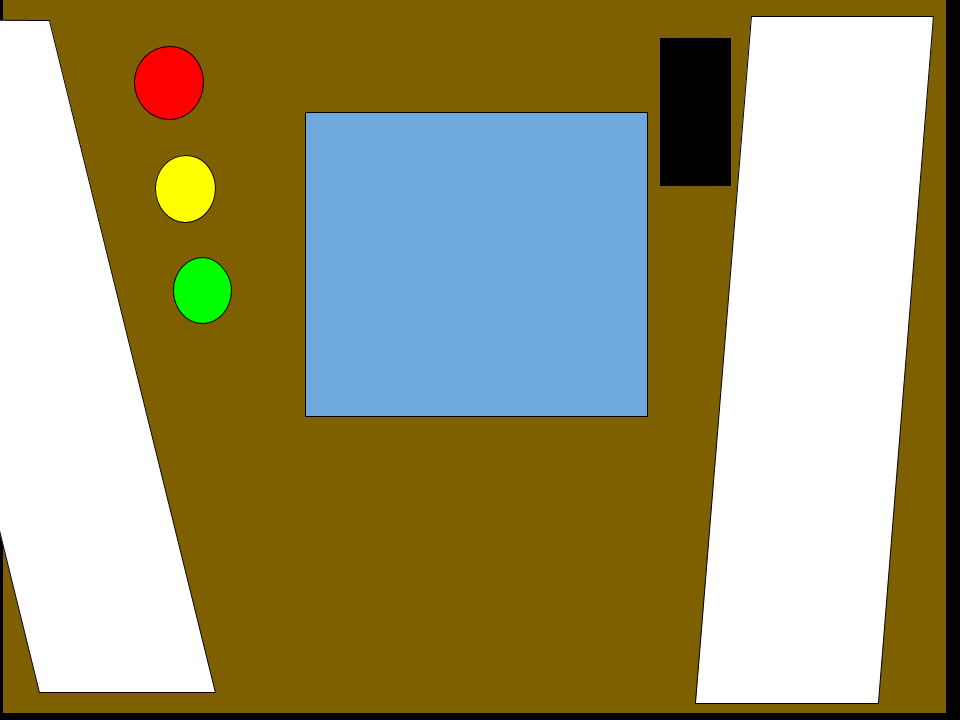
#> input picture Analise_Camera/Detection/teste.png, 960 x 720 px, given in place of the camera
$ python teste.py   (older library calls are emulated)
#> lines starting #> are read from the running program, lines starting #| are printed output that depends on the picture; after the words box and inside, x2 and y2 are one past the last pixel; in counts of white or black regions, pixels touching at a corner belong together
### Analise_Camera/Detection/util.py
#encoding: utf-8
"""
    Módulo contendo funções usadas para auxiliar desenvolvimento do projeto
"""
import cv2 as cv
import numpy as np
from config import *


# [9 lines left out: function detectaHSV, not called in this run]

def contaPixelsDetectados(img):
    """conta quantos pixels brancos estao na máscara enviada"""
    return np.sum(img == 255)

def desvioDoCarro(img):
    """Recebe uma imagem binarizada da detecção da calçada e retorna um valor para ser usado como referencia de quanto o carro tem que virar para continuar na pista
    Valores positivos indicam mais pixels detectados à esquerda da imagem
    """
    roiD = ROI_Direito(img)
    roiE = ROI_Esquerdo(img)
    qtdeD = contaPixelsDetectados(roiD)
    qtdeE = contaPixelsDetectados(roiE)
    return fatorDesvio*(qtdeE - qtdeD)

# [7 lines left out: function haObstaculoNaPista, not called in this run]

def ROIporPorcentagem(img,y1,y2,x1,x2):
    """Recebe intervalos dados em porcentagens da ROI desejada e retorna a ROI
    Por exemplo a metade superior da imagem seria (img,0,50,0,100)
"""
    yMax, xMax = img.shape[0:2]
    return img[(yMax*y1)//100:(yMax*y2)//100,(xMax*x1)//100:(xMax*x2)//100]

# [4 lines left out: function pixelPorPorcentagem, not called in this run]

def ROI_Direito(img):
    """faz uma ROI com o lado direito da imagem"""
    return ROIporPorcentagem(img,0,100,50,100)

def ROI_Esquerdo(img):
    """faz uma ROI com o lado esquerdo da imagem"""
    return ROIporPorcentagem(img,0,100,0,50)

# [115 lines left out: functions limiarOtimoCanal, limiarOtimoCanalPixel, calibraHSV, imagemVazia, numeroDePixelsEmContorno, mostraImg and 4 more, not called in this run]

### Analise_Camera/Detection/controleCarro.py
from gpiozero import PWMOutputDevice
from gpiozero import DigitalOutputDevice
from time import sleep

#Definicao de pinos
PIN_ESQUERDA = 19	# motor da esquerda
PIN_DIREITA = 6	# motor da direita

# Inicializacao
motorEsquerda = PWMOutputDevice(PIN_ESQUERDA, True, 0, 1000)

motorDireita = PWMOutputDevice(PIN_DIREITA, True, 0, 1000)


def parada():
	motorEsquerda.value = 0
	motorDireita.value = 0

def avanca():
	motorEsquerda.value = 0.6
	motorDireita.value = 0.6

def esquerda():
	motorEsquerda.value = 0.2
	motorDireita.value = 0.4

def direita():
	motorEsquerda.value = 0.4
	motorDireita.value = 0.2


### Analise_Camera/Detection/teste.py
import cv2 as cv
import numpy as np
import time
from util import *
from controleCarro import *

cap = cv.VideoCapture(0)

color = (0, 0, 0)
# Capture frame-by-frame
ret, frame = cap.read()
#> frame is the input picture: shape (720, 960, 3); mean B, G, R 110.3, 151.4, 158.3

while (True):
 # Capture frame-by-frame
	ret, frame = cap.read()

	#frameDet = detectaHSV(frame, calcada)


	tamanho = frame.shape
#> tamanho = (720, 960, 3)

	x1 = tamanho[1]/2
#> x1 = 480
	y1 = tamanho[0]/2 + 100
#> y1 = 460
	x2 = tamanho[1]/2
#> x2 = 480
	y2 = tamanho[0]/2 - 100
#> y2 = 260

	frame2 = ROIporPorcentagem(frame,0,50,0,50)
#> in ROIporPorcentagem, `return img[(yMax*y1)//100:(yMax*y2)//100,(xMax*x1)//100:(xMax*x2)//100]`:
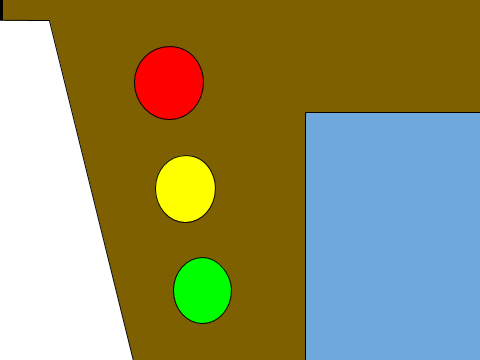
#> returned value: shape (360, 480, 3); mean of channels 0, 1, 2 100.3, 144.8, 147.8; drawn as B, G, R

	cv.rectangle(frame, (x1-300, y1), (x2+300, y2), color, 2)
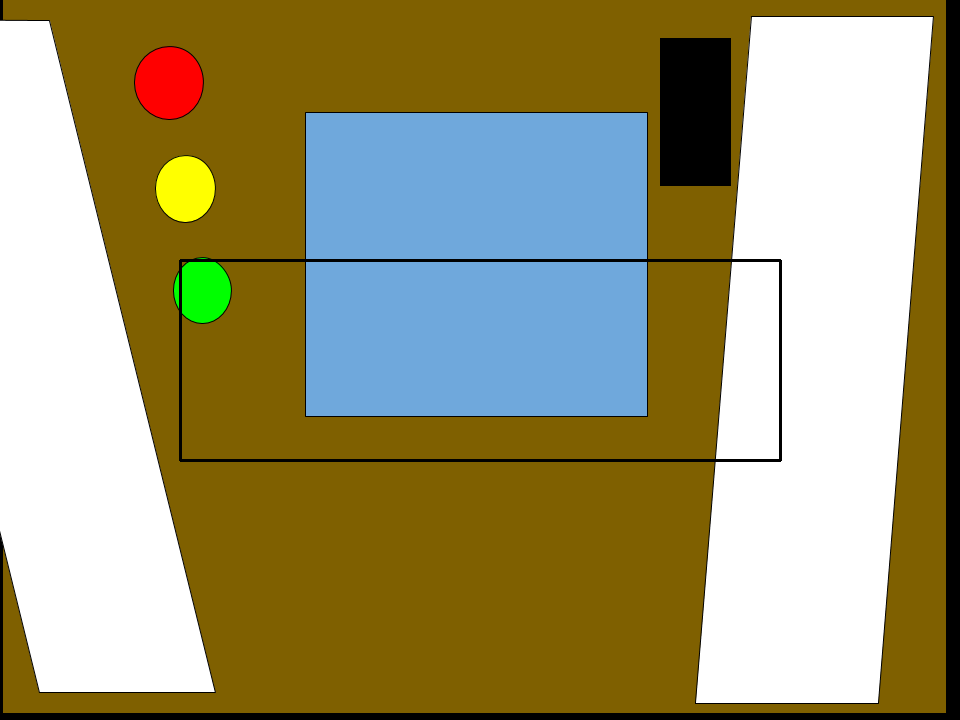
#> frame: shape (720, 960, 3); 0.69% of pixels changed, all inside (x1, y1, x2, y2) = (179, 259, 782, 462)
	cv.circle(frame, (x1, y1-100), 2, color, thickness=3, lineType=8, shift=0)
#> frame: shape (720, 960, 3); 0.01% of pixels changed, all inside (x1, y1, x2, y2) = (476, 356, 485, 365)


	#cv.imshow('frame',frame)

	gray = cv.cvtColor(frame, cv.COLOR_BGR2GRAY)
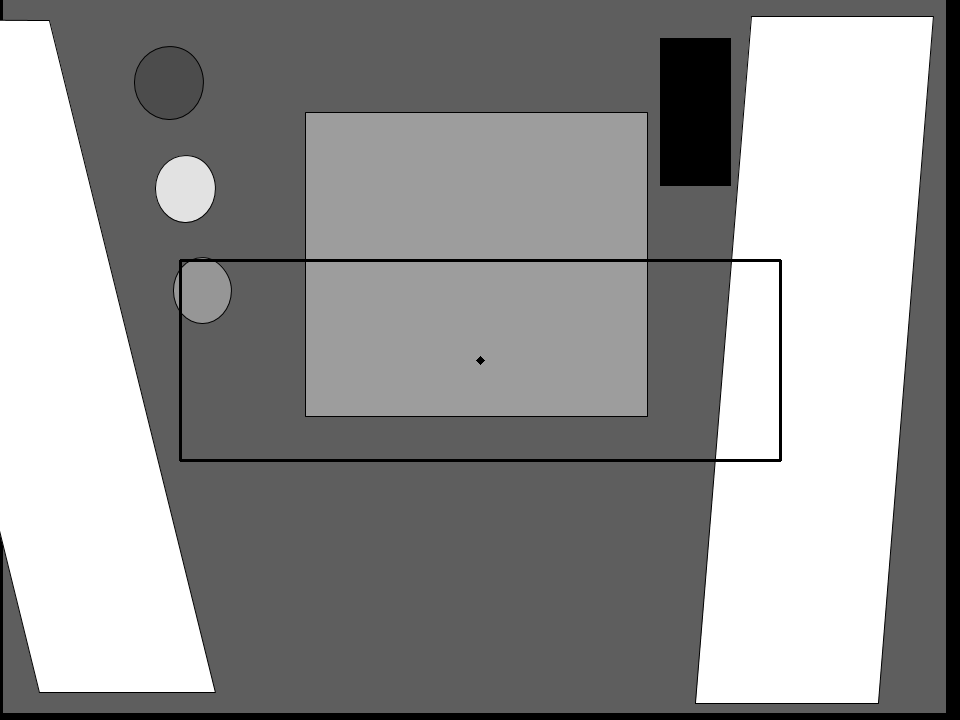
#> gray: shape (720, 960); min 0, max 255, mean 147.6

	ret2,binary = cv.threshold(gray, 180,255,cv.THRESH_BINARY)
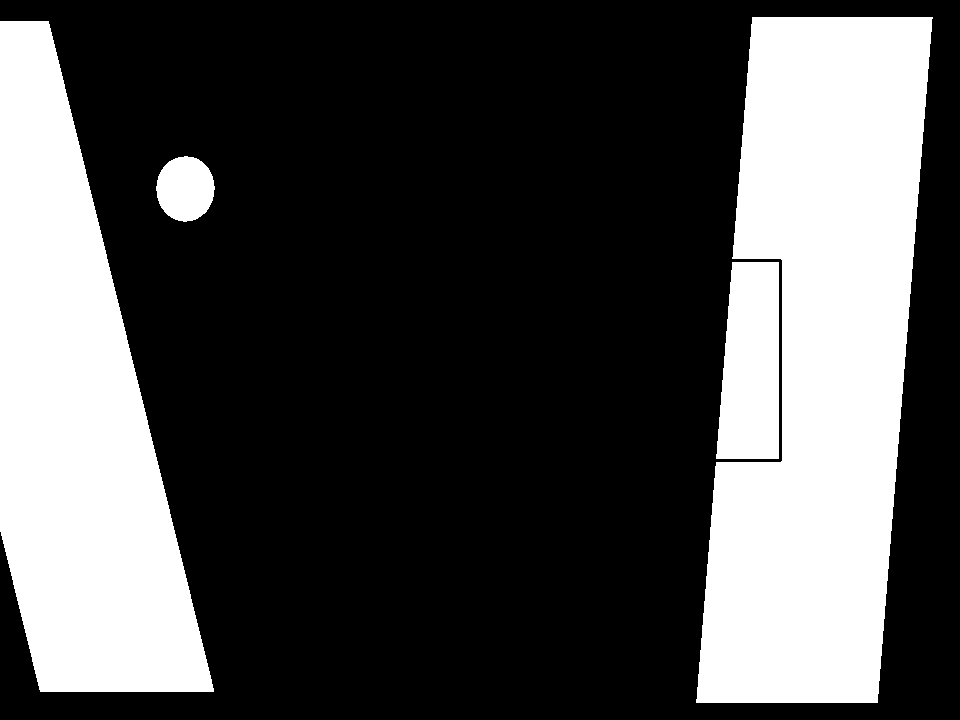
#> binary: shape (720, 960); 30.6% white; 4 white regions, box (x1, y1, x2, y2) and area: (696, 17, 933, 703) 112476, (0, 21, 214, 692) 85128, (716, 262, 779, 459) 10816, (156, 156, 215, 222) 2996

	roi = ROIporPorcentagem(binary,50,100,0,100)
#> call 2 of ROIporPorcentagem, with y1 = 50, y2 = 100, x1 = 0, x2 = 100
#> in ROIporPorcentagem (call 2), `return img[(yMax*y1)//100:(yMax*y2)//100,(xMax*x1)//100:(xMax*x2)//100]`:
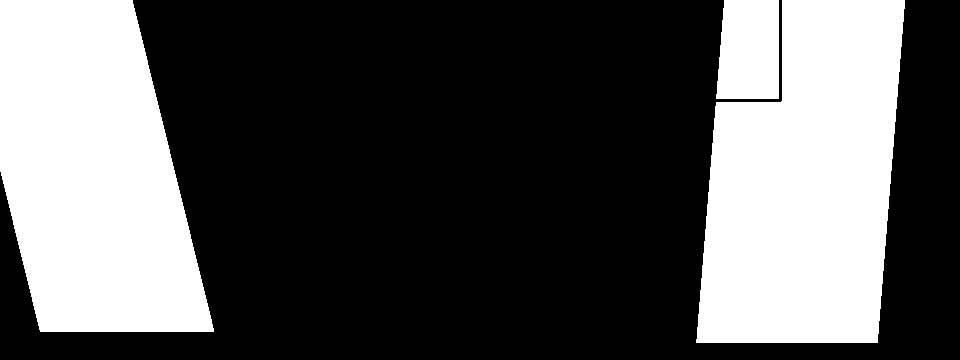
#> returned value: shape (360, 960); 33.6% white; 3 white regions, box (x1, y1, x2, y2) and area: (696, 0, 905, 343) 55876, (0, 0, 214, 332) 54384, (716, 0, 779, 99) 5831


	thrCarro = 5000
	#print(desvioDoCarro(roi))
	if desvioDoCarro(roi)>thrCarro:
#> call 3 of ROIporPorcentagem, with y1 = 0, y2 = 100, x1 = 50, x2 = 100
#> in ROIporPorcentagem (call 3), `return img[(yMax*y1)//100:(yMax*y2)//100,(xMax*x1)//100:(xMax*x2)//100]`:
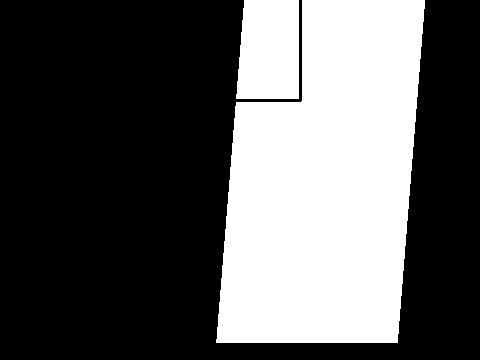
#> returned value: shape (360, 480); 35.7% white; 2 white regions, box (x1, y1, x2, y2) and area: (216, 0, 425, 343) 55876, (236, 0, 299, 99) 5831
#> call 4 of ROIporPorcentagem, with y1 = 0, y2 = 100, x1 = 0, x2 = 50
#> in ROIporPorcentagem (call 4), `return img[(yMax*y1)//100:(yMax*y2)//100,(xMax*x1)//100:(xMax*x2)//100]`:
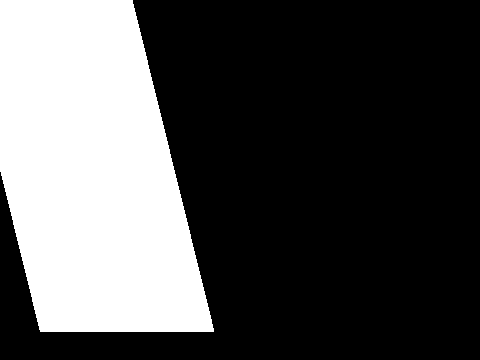
#> returned value: shape (360, 480); 31.5% white; 1 white region, box (x1, y1, x2, y2) and area: (0, 0, 214, 332) 54384
#> in desvioDoCarro, `qtdeD = contaPixelsDetectados(roiD)`: qtdeD = 61707
#> in desvioDoCarro, `qtdeE = contaPixelsDetectados(roiE)`: qtdeE = 54384
		esquerda()
	elif desvioDoCarro(roi)<-1*thrCarro:
		direita()
	else:
		avanca()

	#cv.imshow('gray',gray)

	cv.imshow('binary',binary)

	if cv.waitKey(1) & 0xFF == ord('q'):
#> (key q is pressed here)
		break

# When everything done, release the capture

cap.release()
cv.destroyAllWindows()
